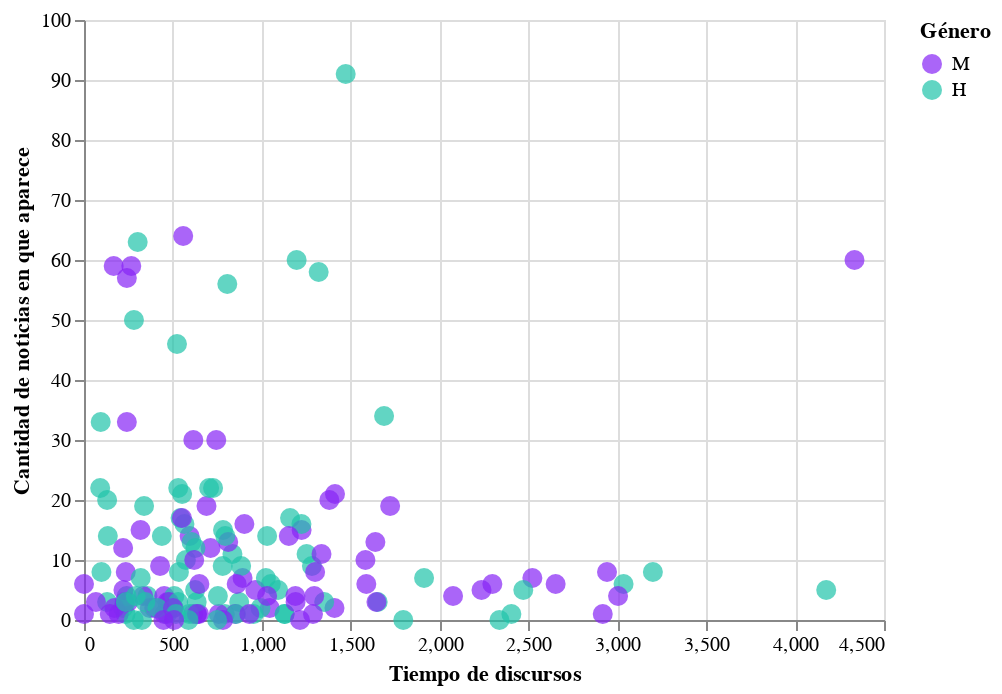

The notebook cell saved with this chart:
### Code cell
chart1 = alt.Chart(df).mark_point(filled=True, size=100).encode(x=alt.X('segundos_discursos', title='Tiempo de discursos'), 
                                  y=alt.Y('n_noticias', title="Cantidad de noticias en que aparece"), 
                                  color=color_genero, 
                                  tooltip='nombre')
chart1

### Figure 1 — Vega-Lite specification as saved in the notebook (floating-point values rounded to 4 significant figures; data arrays with more than 128 entries replaced by an {"elided": "..."} marker saying what was removed)
{"config": {"view": {"continuousWidth": 400, "continuousHeight": 300}}, "data": {"name": "data-d0634ad75e305f5e2604f6d6873d1037"}, "mark": {"type": "point", "filled": true, "size": 100}, "encoding": {"color": {"type": "nominal", "field": "genero", "scale": {"domain": ["M", "H"], "range": ["#8624F5", "#1FC3AA"]}, "title": "Género"}, "tooltip": {"type": "nominal", "field": "nombre"}, "x": {"type": "quantitative", "field": "segundos_discursos", "title": "Tiempo de discursos"}, "y": {"type": "quantitative", "field": "n_noticias", "title": "Cantidad de noticias en que aparece"}}, "$schema": "https://vega.github.io/schema/vega-lite/v4.8.1.json", "datasets": {"data-d0634ad75e305f5e2604f6d6873d1037": {"elided": "155 records"}}}
